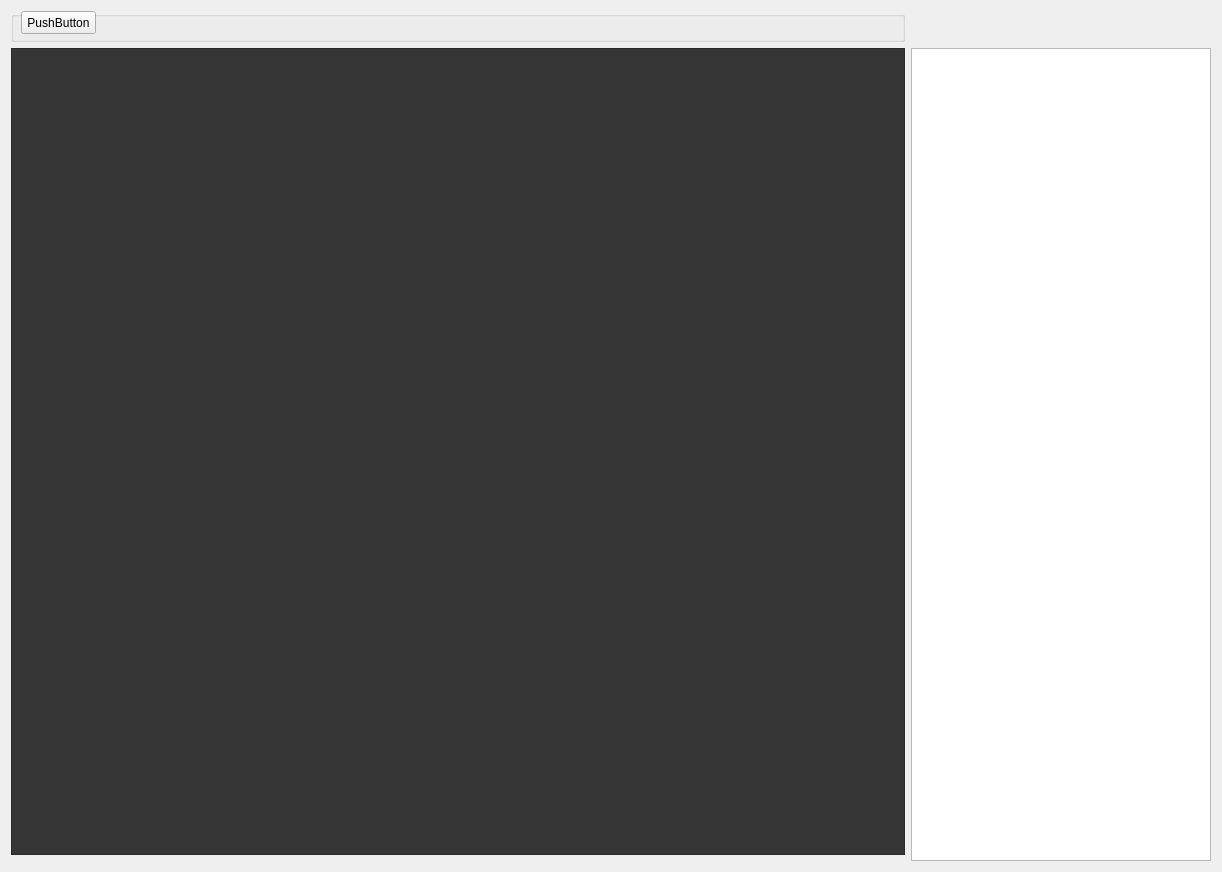
<?xml version="1.0" encoding="UTF-8"?>
<ui version="4.0">
 <class>MainWindow</class>
 <widget class="QWidget" name="MainWindow">
  <property name="geometry">
   <rect>
    <x>0</x>
    <y>0</y>
    <width>1222</width>
    <height>872</height>
   </rect>
  </property>
  <property name="windowTitle">
   <string>zz</string>
  </property>
  <layout class="QGridLayout" name="gridLayout">
   <item row="1" column="0">
    <widget class="GridBackgroundView" name="graphicsView">
     <property name="styleSheet">
      <string notr="true">background-color: #363636</string>
     </property>
     <property name="interactive">
      <bool>true</bool>
     </property>
    </widget>
   </item>
   <item row="1" column="2" rowspan="2">
    <widget class="QListView" name="listView">
     <property name="minimumSize">
      <size>
       <width>300</width>
       <height>0</height>
      </size>
     </property>
     <property name="maximumSize">
      <size>
       <width>200</width>
       <height>16777215</height>
      </size>
     </property>
    </widget>
   </item>
   <item row="0" column="0">
    <widget class="QGroupBox" name="groupBox">
     <property name="enabled">
      <bool>true</bool>
     </property>
     <property name="minimumSize">
      <size>
       <width>0</width>
       <height>30</height>
      </size>
     </property>
     <property name="title">
      <string/>
     </property>
     <widget class="QPushButton" name="pushButton">
      <property name="enabled">
       <bool>true</bool>
      </property>
      <property name="geometry">
       <rect>
        <x>10</x>
        <y>0</y>
        <width>75</width>
        <height>23</height>
       </rect>
      </property>
      <property name="text">
       <string>PushButton</string>
      </property>
     </widget>
    </widget>
   </item>
  </layout>
 </widget>
 <customwidgets>
  <customwidget>
   <class>GridBackgroundView</class>
   <extends>QGraphicsView</extends>
   <header location="global">gridbackgroundview.h</header>
  </customwidget>
 </customwidgets>
 <resources/>
 <connections/>
</ui>
